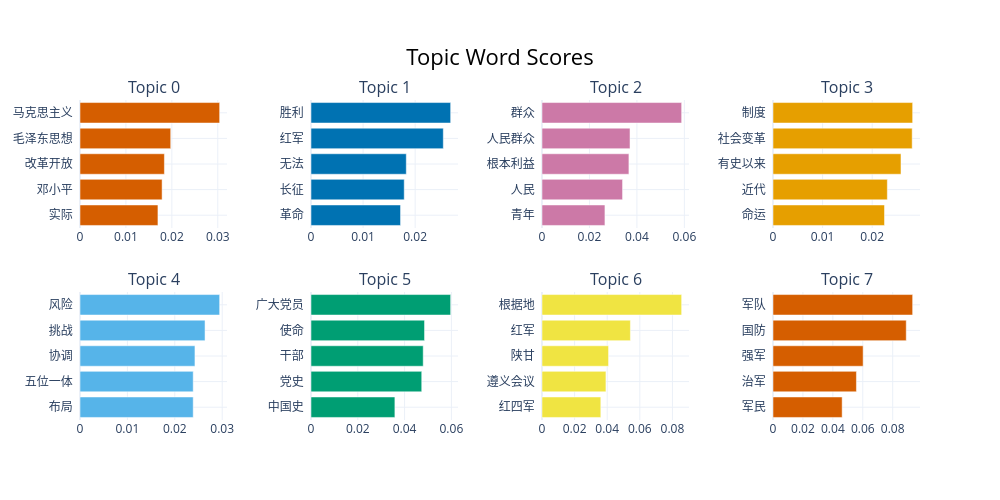

Notebook code for this chart:
### Code cell
# topic_model.set_topic_labels({
#     0:'',
#     1:'',
#     2:''
# })
# topic_info=topic_model.get_topic_info()
# topic_info
# topic_model.visualize_barchart(custom_labels=True)
topic_model.visualize_barchart()

### Figure 1 — Plotly figure (JSON) as saved in the notebook; plotly's stock layout.template omitted (floating-point values rounded to 4 significant figures)
{"data": [{"marker": {"color": "#D55E00"}, "orientation": "h", "x": [0.01697, 0.01788, 0.01838, 0.01975, 0.03041], "y": ["实际  ", "邓小平  ", "改革开放  ", "毛泽东思想  ", "马克思主义  "], "type": "bar", "xaxis": "x", "yaxis": "y"}, {"marker": {"color": "#0072B2"}, "orientation": "h", "x": [0.01719, 0.0179, 0.0183, 0.0254, 0.02682], "y": ["革命  ", "长征  ", "无法  ", "红军  ", "胜利  "], "type": "bar", "xaxis": "x2", "yaxis": "y2"}, {"marker": {"color": "#CC79A7"}, "orientation": "h", "x": [0.02652, 0.03395, 0.03663, 0.03709, 0.05886], "y": ["青年  ", "人民  ", "根本利益  ", "人民群众  ", "群众  "], "type": "bar", "xaxis": "x3", "yaxis": "y3"}, {"marker": {"color": "#E69F00"}, "orientation": "h", "x": [0.02248, 0.02305, 0.02581, 0.02806, 0.02816], "y": ["命运  ", "近代  ", "有史以来  ", "社会变革  ", "制度  "], "type": "bar", "xaxis": "x4", "yaxis": "y4"}, {"marker": {"color": "#56B4E9"}, "orientation": "h", "x": [0.02389, 0.02389, 0.02425, 0.02638, 0.02946], "y": ["布局  ", "五位一体  ", "协调  ", "挑战  ", "风险  "], "type": "bar", "xaxis": "x5", "yaxis": "y5"}, {"marker": {"color": "#009E73"}, "orientation": "h", "x": [0.03585, 0.04733, 0.04796, 0.04852, 0.05969], "y": ["中国史  ", "党史  ", "干部  ", "使命  ", "广大党员  "], "type": "bar", "xaxis": "x6", "yaxis": "y6"}, {"marker": {"color": "#F0E442"}, "orientation": "h", "x": [0.03606, 0.03922, 0.04083, 0.05422, 0.08566], "y": ["红四军  ", "遵义会议  ", "陕甘  ", "红军  ", "根据地  "], "type": "bar", "xaxis": "x7", "yaxis": "y7"}, {"marker": {"color": "#D55E00"}, "orientation": "h", "x": [0.04622, 0.05577, 0.06025, 0.08905, 0.09334], "y": ["军民  ", "治军  ", "强军  ", "国防  ", "军队  "], "type": "bar", "xaxis": "x8", "yaxis": "y8"}], "layout": {"xaxis": {"anchor": "y", "domain": [0.0, 0.175], "showgrid": true}, "yaxis": {"anchor": "x", "domain": [0.6, 1.0], "showgrid": true}, "xaxis2": {"anchor": "y2", "domain": [0.275, 0.45], "showgrid": true}, "yaxis2": {"anchor": "x2", "domain": [0.6, 1.0], "showgrid": true}, "xaxis3": {"anchor": "y3", "domain": [0.55, 0.725], "showgrid": true}, "yaxis3": {"anchor": "x3", "domain": [0.6, 1.0], "showgrid": true}, "xaxis4": {"anchor": "y4", "domain": [0.825, 1.0], "showgrid": true}, "yaxis4": {"anchor": "x4", "domain": [0.6, 1.0], "showgrid": true}, "xaxis5": {"anchor": "y5", "domain": [0.0, 0.175], "showgrid": true}, "yaxis5": {"anchor": "x5", "domain": [0.0, 0.4], "showgrid": true}, "xaxis6": {"anchor": "y6", "domain": [0.275, 0.45], "showgrid": true}, "yaxis6": {"anchor": "x6", "domain": [0.0, 0.4], "showgrid": true}, "xaxis7": {"anchor": "y7", "domain": [0.55, 0.725], "showgrid": true}, "yaxis7": {"anchor": "x7", "domain": [0.0, 0.4], "showgrid": true}, "xaxis8": {"anchor": "y8", "domain": [0.825, 1.0], "showgrid": true}, "yaxis8": {"anchor": "x8", "domain": [0.0, 0.4], "showgrid": true}, "annotations": [{"font": {"size": 16}, "showarrow": false, "text": "Topic 0", "x": 0.0875, "xanchor": "center", "xref": "paper", "y": 1.0, "yanchor": "bottom", "yref": "paper"}, {"font": {"size": 16}, "showarrow": false, "text": "Topic 1", "x": 0.3625, "xanchor": "center", "xref": "paper", "y": 1.0, "yanchor": "bottom", "yref": "paper"}, {"font": {"size": 16}, "showarrow": false, "text": "Topic 2", "x": 0.6375, "xanchor": "center", "xref": "paper", "y": 1.0, "yanchor": "bottom", "yref": "paper"}, {"font": {"size": 16}, "showarrow": false, "text": "Topic 3", "x": 0.9125, "xanchor": "center", "xref": "paper", "y": 1.0, "yanchor": "bottom", "yref": "paper"}, {"font": {"size": 16}, "showarrow": false, "text": "Topic 4", "x": 0.0875, "xanchor": "center", "xref": "paper", "y": 0.4, "yanchor": "bottom", "yref": "paper"}, {"font": {"size": 16}, "showarrow": false, "text": "Topic 5", "x": 0.3625, "xanchor": "center", "xref": "paper", "y": 0.4, "yanchor": "bottom", "yref": "paper"}, {"font": {"size": 16}, "showarrow": false, "text": "Topic 6", "x": 0.6375, "xanchor": "center", "xref": "paper", "y": 0.4, "yanchor": "bottom", "yref": "paper"}, {"font": {"size": 16}, "showarrow": false, "text": "Topic 7", "x": 0.9125, "xanchor": "center", "xref": "paper", "y": 0.4, "yanchor": "bottom", "yref": "paper"}], "title": {"font": {"size": 22, "color": "Black"}, "text": "Topic Word Scores", "x": 0.5, "xanchor": "center", "yanchor": "top"}, "hoverlabel": {"font": {"size": 16, "family": "Rockwell"}, "bgcolor": "white"}, "showlegend": false, "width": 1000, "height": 500}}
